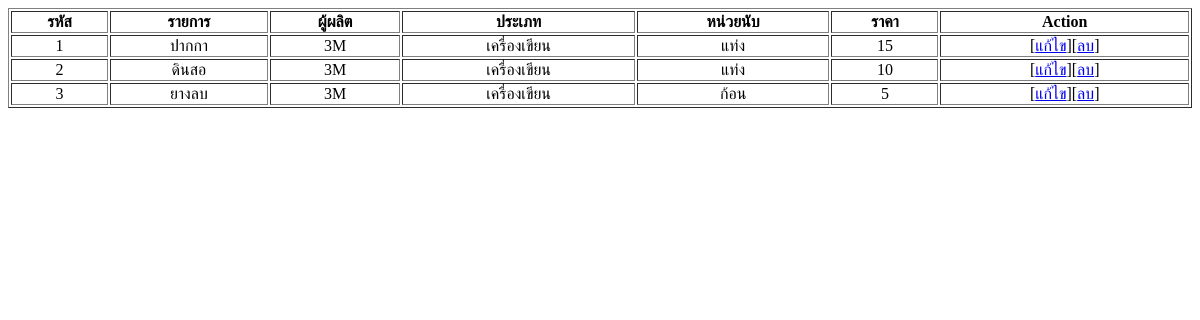
The app's page /Chapter05/src/products.php, older data.
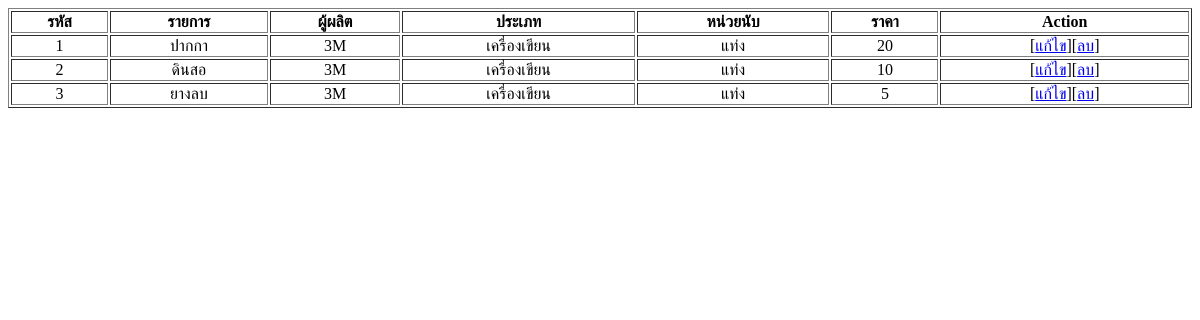
The same page, newer data.
### tables this page shows
CREATE TABLE `products` (
  `ProductID` int(11) NOT NULL,
  `ProductName` varchar(150) NOT NULL,
  `SupplierID` int(11) NOT NULL,
  `CategoryID` int(11) NOT NULL,
  `Unit` varchar(50) NOT NULL,
  `Price` float NOT NULL
);

CREATE TABLE `suppliers` (
  `SupplierID` int(11) NOT NULL,
  `SupplierName` varchar(150) NOT NULL,
  `ContactName` varchar(150) NOT NULL,
  `Address` varchar(150) NOT NULL,
  `City` varchar(100) NOT NULL,
  `PostalCode` varchar(20) NOT NULL,
  `Country` varchar(50) NOT NULL,
  `Phone` varchar(20) NOT NULL
);

CREATE TABLE `categories` (
  `CategoryID` int(11) NOT NULL,
  `CategoryName` varchar(150) NOT NULL,
  `Description` varchar(150) NOT NULL
);

### Chapter05/src/products.php (the view, shortened to what this page needs)
<HTML>
<HEAD>
</HEAD>
<BODY>
<?php
    include "connection.php";
    $sql = "SELECT p.*, s.SupplierName, c.CategoryName
        FROM ((Products p
        INNER JOIN Suppliers s ON p.SupplierID = s.SupplierID)
        INNER JOIN Categories c ON p.CategoryID = c.CategoryID);";
    $result = mysqli_query($conn, $sql);
    echo "<TABLE border='1' width='100%'>";
    echo "<TR>
				<TH>รหัส</TH>
				<TH>รายการ</TH>
				<TH>ผู้ผลิต</TH>
				<TH>ประเภท</TH>
				<TH>หน่วยนับ</TH>
                <TH>ราคา</TH>
                <TH>Action</TH>
			</TR>";
    while($row = mysqli_fetch_array($result)) {
        echo "<TR align='center'>";
			echo "<TD>".$row['ProductID']."</TD>";
			echo "<TD>".$row['ProductName']."</TD>";
			echo "<TD>".$row['SupplierName']."</TD>";
			echo "<TD>".$row['CategoryName']."</TD>";
			echo "<TD>".$row['Unit']."</TD>";
            echo "<TD>".$row['Price']."</TD>";
            echo "<TD>[<A href=frm_product_edit.php?id=".$row['ProductID'].">แก้ไข</A>][<A href=ch05_01.php?id=".$row['ProductID'].">ลบ</A>]</TD>";
        echo "</TR>";
    }
    echo "</TABLE>";
?>
</BODY>
</HTML>

Row changes from the older to the newer data that the page shows:
changed products "ปากกา": Price "15" → "20"
changed products "ยางลบ": Unit "ก้อน" → "แท่ง"
